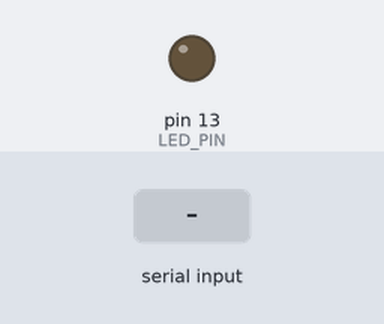
Recording of a sketch running on a simulated Arduino Uno, built with avr-gcc and run on an emulated ATmega328P. Parts: output pins drawn as LEDs (lit = HIGH). The inputs (shaded band) are chosen by the test bench.

Above: at 1.2 s.
1.3 s: "e" received over Serial
At 2.5 s:
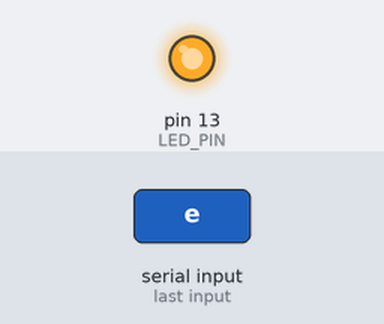
2.8 s: "a" received over Serial
At 3.9 s:
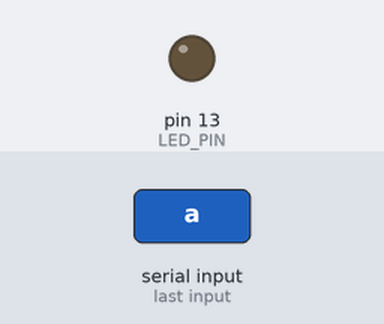
4.3 s: "e" received over the second serial link
At 5.0 s:
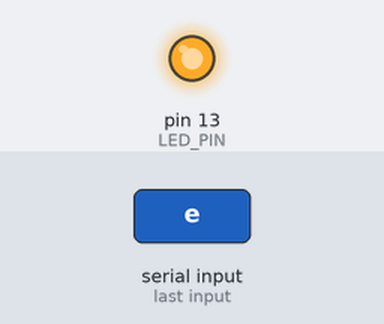
Timing chart, 0 to 7.3 s (numbered marks = the images above; inputs shaded):
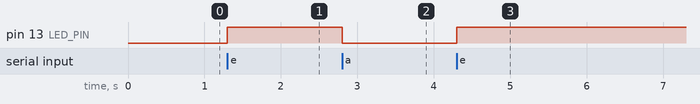

Measured:
- after the input at 1.3 s, pin 13 (LED_PIN): LOW → HIGH at once
- after the input at 2.8 s, pin 13 (LED_PIN): HIGH → LOW at once
- after the input at 4.3 s, pin 13 (LED_PIN): LOW → HIGH at once

The sketch:

arduino.ino
```cpp
#define LED_PIN 13
#define BAUD_RATE 115200
#define SERIAL1_RX 2
#define SERIAL1_TX 3

#include <SoftwareSerial.h>
SoftwareSerial serialESP(SERIAL1_RX, SERIAL1_TX);

void procesar_comando(char comando) {
    if (comando == 'e') {
        digitalWrite(LED_PIN, HIGH);
    } else if (comando == 'a') {
        digitalWrite(LED_PIN, LOW);
    }
}

void setup() {
    pinMode(LED_PIN, OUTPUT);
    digitalWrite(LED_PIN, LOW);
    Serial.begin(BAUD_RATE);
    serialESP.begin(BAUD_RATE);
}

void loop() {
    if (Serial.available()) {
        procesar_comando(Serial.read());
    }
    if (serialESP.available()) {
        procesar_comando(serialESP.read());
    }
}
```
